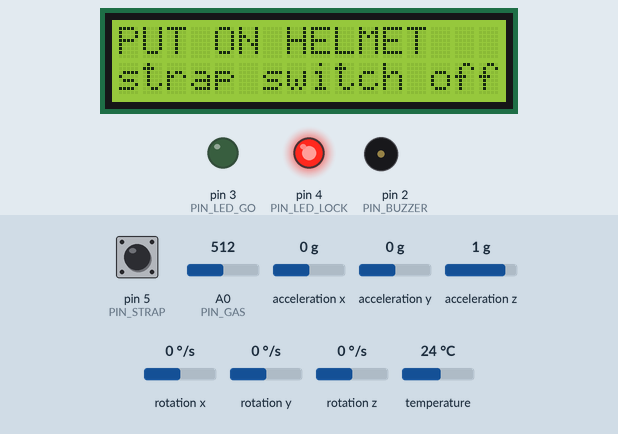
Simulated run of this sketch. Board: Arduino Uno, built with avr-gcc and run on an emulated ATmega328P. Parts: 16×2 character LCD, output pins drawn as LEDs (lit = HIGH), buzzer (waves = sounding). Inputs (shaded band) come from the test bench; at power-on: pin 5 (PIN_STRAP) HIGH, A0 (PIN_GAS) = 512, acceleration x 0 g, acceleration y 0 g, acceleration z 1 g, rotation x 0 °/s, rotation y 0 °/s, rotation z 0 °/s, temperature 24 °C. What the sketch prints to the serial monitor is not drawn.

Above: at 2.6 s.
2.7 s: pin 5 (PIN_STRAP) pulled LOW for 3.2 s
At 5.6 s:
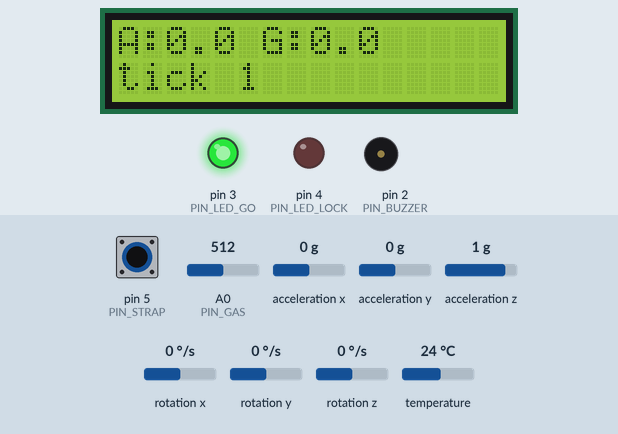
At 7.9 s:
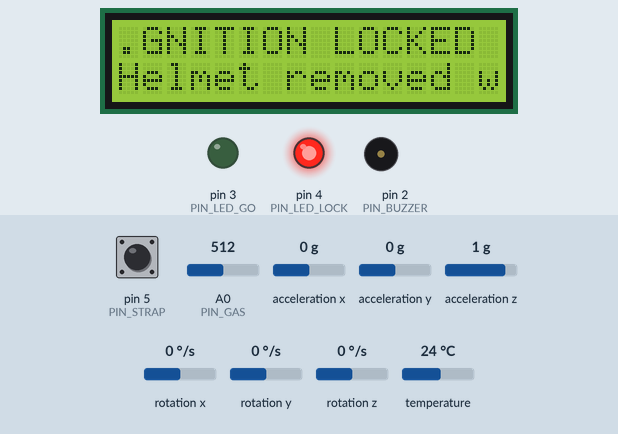
8.3 s: pin 5 (PIN_STRAP) pulled LOW for 3.2 s
At 11.0 s:
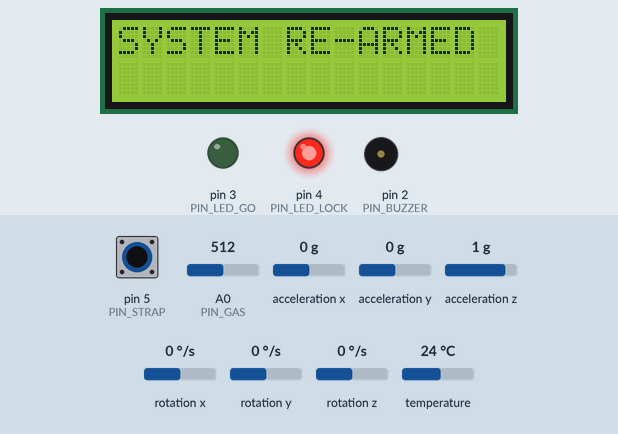
Timing chart, 0 to 14.1 s (numbered marks = the images above; inputs shaded):
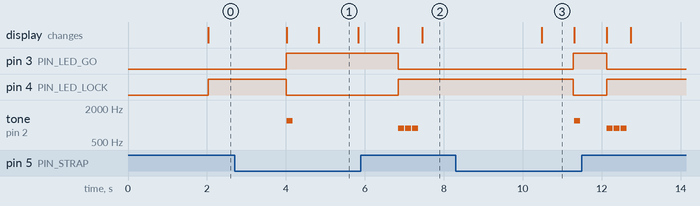

The sketch:

sketch.ino
```cpp
/* ============================================================
   Smart Helmet Safety System - Wokwi simulation (Arduino Uno)
   Shri's C-language course project - mirrors smart-helmet/src

   Mapping from the desktop C project:
     C module            ->  here
     sensors.c  MQ-3     ->  wokwi-gas-sensor (MQ-2) on A0
     sensors.c  MPU-6050 ->  wokwi-mpu6050 on I2C (crash = |a| > 4 g)
     sensors.c  strap    ->  pushbutton on pin 5 (pressed = worn)
     helmet.c   verdicts ->  interlock() below
     alert.c    SMS      ->  Serial Monitor "SMS" messages
     alert.c    buzzer   ->  buzzer on pin 2 + LEDs: 3 = GO, 4 = LOCK
   ============================================================ */

#include <Wire.h>
#include <Adafruit_MPU6050.h>
#include <Adafruit_Sensor.h>
#include <LiquidCrystal_I2C.h>

/* ------------------- pins & thresholds ------------------- */
const int PIN_GAS     = A0;   // MQ-2 analog out (AO)
const int PIN_BUZZER  = 2;
const int PIN_LED_GO  = 3;    // green: ignition allowed
const int PIN_LED_LOCK= 4;    // red:   ignition locked
const int PIN_STRAP   = 5;    // helmet strap button (INPUT_PULLUP)

const float ALCOHOL_LIMIT_G = 1.00;  // reading over this = drunk
const float GAS_BASELINE_V  = 2.50;  // MQ-2 clean-air output (~400 ppm)
                             // measured live: sober air reads ~1.6-3.4 V
#define DEMO_AUTO_STRAP 0    // 1 = auto "strap on" for hands-free demo
const float CRASH_THRESHOLD = 4.00;  // |accel| in g over this = crash

/* ------------------- state machine ------------------------- */
enum HelmetState { STATE_PRECHECK, STATE_RIDING, STATE_CRASH, STATE_BLOCKED };
HelmetState state = STATE_PRECHECK;

Adafruit_MPU6050 mpu;
LiquidCrystal_I2C lcd(0x27, 16, 2);

unsigned long tickStart = 0;
const unsigned long TICK_MS = 1000;  // one sensor tick per second
int tickNo = 0;
float maxAlcohol = 0, maxImpact = 0;

/* --------- optional: auto-demo crash at tick 8 --------- */
/* Wokwi has no "shake the sensor" mouse action, so a crash is
   simulated automatically once per ride (tick 8). You can also
   drag the MPU6050 accel sliders live while it runs.        */
const int AUTO_CRASH_TICK = 8;
const int AUTO_GAS_TICK   = 11;      // 0 = never (set > ride length)

/* ============================================================ */
void setup() {
  Serial.begin(115200);
  pinMode(PIN_LED_GO,   OUTPUT);
  pinMode(PIN_LED_LOCK, OUTPUT);
  pinMode(PIN_STRAP,    INPUT_PULLUP);
  pinMode(PIN_BUZZER,   OUTPUT);

  Wire.begin();
  lcd.init();
  lcd.backlight();
  lcd.print("SMART HELMET");
  lcd.setCursor(0, 1);
  lcd.print("v1.0  booting...");

  Serial.println("=========================================");
  Serial.println("  SMART HELMET SAFETY SYSTEM (Wokwi)");
  Serial.println("=========================================");
  Serial.println("SMS target: +91-9876543210 (simulated)");
  Serial.println();

  if (!mpu.begin()) {
    Serial.println("MPU6050 not found! Check wiring (SDA=A4, SCL=A5).");
    lcd.clear();
    lcd.print("MPU6050 ERROR");
    while (true) { delay(100); }
  }
  Serial.println("MPU6050 ready. Pre-ride check every 2 s...");
}

/* ------------------- helpers ------------------- */
float readAlcohol() {
  /* MQ-2 AO gives 0..1023; convert to volts, subtract the clean-air
     baseline and report only the excess - same "ppm above baseline"
     semantics as the C project. Clean air ~ 0; slide the ppm slider
     up (5000+) to simulate a drunk rider (~2.5 = well over limit). */
  int raw = analogRead(PIN_GAS);
  float volts = raw * 5.0 / 1023.0;
  float above = volts - GAS_BASELINE_V;
  return (above < 0) ? 0 : above;
}

float readImpactG() {
  /* Magnitude of acceleration minus 1 g resting gravity. */
  sensors_event_t a, g, temp;
  mpu.getEvent(&a, &g, &temp);
  float x = a.acceleration.x / 9.80665;
  float y = a.acceleration.y / 9.80665;
  float z = a.acceleration.z / 9.80665;
  float mag = sqrtf(x * x + y * y + z * z);
  float dynamic = mag - 1.0;
  return (dynamic < 0) ? 0 : dynamic;
}

bool helmetWorn() {
#if DEMO_AUTO_STRAP
  /* Hands-free demo: strap counts as closed for the first 25 s. */
  if (millis() < 25000UL) return true;
#endif
  return digitalRead(PIN_STRAP) == LOW;   // pressed = strap closed
}

void setLeds(bool go) {
  digitalWrite(PIN_LED_GO,   go ? HIGH : LOW);
  digitalWrite(PIN_LED_LOCK, go ? LOW  : HIGH);
}

void beep(int times, int hz) {
  for (int i = 0; i < times; i++) {
    tone(PIN_BUZZER, hz, 150);
    delay(180);
  }
  noTone(PIN_BUZZER);
}

void sendSMS(const char *type, const char *msg) {
  Serial.println("+----------------------------------------+");
  Serial.println("|        SMS ALERT TRANSMITTED           |");
  Serial.println("+----------------------------------------+");
  Serial.print("  To      : +91-9876543210\n");
  Serial.print("  Type    : "); Serial.println(type);
  Serial.print("  Message : "); Serial.println(msg);
  Serial.println("+----------------------------------------+");
}

void showBlocked(const char *why) {
  state = STATE_BLOCKED;
  setLeds(false);
  beep(3, 880);
  lcd.clear();
  lcd.print("IGNITION LOCKED");
  lcd.setCursor(0, 1);
  lcd.print(why);
  sendSMS("INTERLOCK", why);
}

void showCrash() {
  state = STATE_CRASH;
  setLeds(false);
  beep(5, 2000);
  lcd.clear();
  lcd.print("CRASH DETECTED!");
  lcd.setCursor(0, 1);
  lcd.print("SMS + buzzer ON");
  sendSMS("CRASH ALERT", "Crash detected! Impact over 4g. Send help.");
}

/* ------------------- main loop ------------------- */
void loop() {
  /* -------- PRE-RIDE INTERLOCK CHECK (every 2 s) -------- */
  if (state == STATE_PRECHECK) {
    float alc = readAlcohol();
    bool worn = helmetWorn();
    static unsigned long last = 0;
    if (millis() - last < 2000) return;
    last = millis();

    Serial.print("[PRE-RIDE] helmet="); Serial.print(worn ? "ON " : "OFF");
    Serial.print(" alcohol=");         Serial.print(alc, 2);
    Serial.print(" (limit ");          Serial.print(ALCOHOL_LIMIT_G, 2);
    Serial.println(")");

    lcd.clear();
    if (!worn) {
      lcd.print("PUT ON HELMET");
      lcd.setCursor(0, 1);
      lcd.print("strap switch off");
      setLeds(false);
    } else if (alc > ALCOHOL_LIMIT_G) {
      lcd.print("ALCOHOL HIGH!");
      lcd.setCursor(0, 1);
      lcd.print("ignition locked");
      showBlocked("Helmet OK but alcohol over limit - ride blocked.");
    } else {
      state = STATE_RIDING;
      tickNo = 0;
      maxAlcohol = maxImpact = 0;
      setLeds(true);
      lcd.print("RIDE STARTED");
      lcd.setCursor(0, 1);
      lcd.print("ride safe!");
      Serial.println(">> Ignition ON. Ride started.");
      beep(1, 1200);
      delay(600);
    }
    return;
  }

  /* -------- RIDING: one sensor tick per second -------- */
  if (state == STATE_RIDING) {
    if (millis() - tickStart < TICK_MS) return;
    tickStart = millis();
    tickNo++;

    /* auto-demo anomalies (also test live with the sliders) */
    if (tickNo == AUTO_CRASH_TICK) {
      /* emulate a sudden 6 g impact on all axes */
      Serial.println("<< SIMULATED IMPACT (6 g) >>");
      maxImpact = 6.0;
      showCrash();
      return;
    }
    if (AUTO_GAS_TICK > 0 && tickNo == AUTO_GAS_TICK) {
      Serial.println("<< SIMULATED ALCOHOL SPIKE >>");
    }

    float alc = readAlcohol();
    float imp = readImpactG();
    if (alc > maxAlcohol) maxAlcohol = alc;
    if (imp > maxImpact)  maxImpact  = imp;

    Serial.print("Tick "); Serial.print(tickNo);
    Serial.print(" | alcohol "); Serial.print(alc, 2);
    Serial.print(" | impact ");  Serial.print(imp, 2);
    Serial.print(" g | helmet "); Serial.println(helmetWorn() ? "ON" : "OFF");

    lcd.clear();
    lcd.print("A:"); lcd.print(alc, 1);
    lcd.print(" G:"); lcd.print(imp, 1);
    lcd.setCursor(0, 1);
    lcd.print("tick "); lcd.print(tickNo);

    if (imp >= CRASH_THRESHOLD) { showCrash(); return; }
    if (!helmetWorn()) {
      lcd.clear(); lcd.print("HELMET REMOVED!");
      showBlocked("Helmet removed while riding - ride ended.");
      return;
    }
    if (alc > ALCOHOL_LIMIT_G) {
      showBlocked("Alcohol over limit while riding - ride ended.");
      return;
    }
    return;
  }

  /* -------- terminal states: hold, explain, re-arm -------- */
  if (state == STATE_CRASH || state == STATE_BLOCKED) {
    static unsigned long lockSince = 0;
    if (lockSince == 0) lockSince = millis();

    /* A BLOCKED ride re-arms automatically once the sensors are safe
       again; a CRASH stays locked until RESET (safety-critical). */
    if (state == STATE_BLOCKED && millis() - lockSince > 3000) {
      if (helmetWorn() && readAlcohol() <= ALCOHOL_LIMIT_G) {
        lockSince = 0;
        state = STATE_PRECHECK;
        Serial.println(">> Sensors normal again - system re-armed.");
        lcd.clear();
        lcd.print("SYSTEM RE-ARMED");
        delay(800);
        return;
      }
    }

    Serial.println(state == STATE_CRASH
      ? "(crash lock - press RST for a new ride)"
      : "(locked - fix the sensors to re-arm, or press RST)");
    delay(3000);
  }
}
```

Measured:
- after the input at 2.7 s, pin 3 (PIN_LED_GO): LOW → HIGH after 1.3 s, → LOW 2.8 s later; pin 4 (PIN_LED_LOCK): HIGH → LOW after 1.3 s, → HIGH 2.8 s later
- after the input at 8.3 s, pin 3 (PIN_LED_GO): LOW → HIGH after 3.0 s, → LOW 0.84 s later; pin 4 (PIN_LED_LOCK): HIGH → LOW after 3.0 s, → HIGH 0.84 s later; tone on pin 2 (PIN_BUZZER): plays 1200 Hz for 0.15 s, 880 Hz for 0.15 s, 880 Hz for 0.15 s, 880 Hz for 0.15 s, starting after 3.0 s; the display: changes after 2.2 s (image 3)
- what the display in image 1 shows lasts 1.0 s, from 4.8 s to 5.8 s
